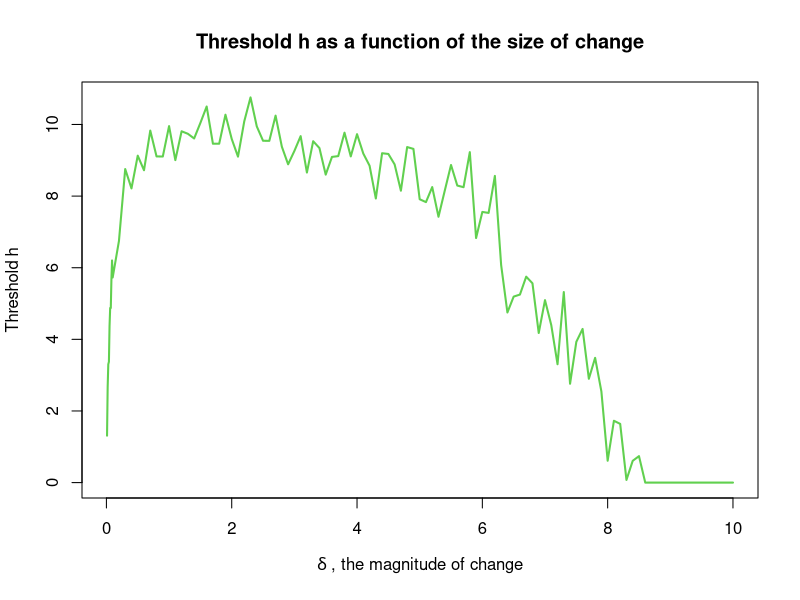

The R script that drew this image: (Note: this script raises an error after producing the figure.)
### Compare probabilities and thresholds using
### (a) Simulations of CUSUM, we get approximate LHS. 
### (b) Recursive formula for EexpW, we get exact RHS.
### Normal(0,1) changes to Normal(mu,1), known parameters 
### [equivalent to any Normal to any Normal]

N = c(5000,1000,500,100); alpha = 0.05;    # Sample size and level of significance
NrunsH = 50;           # MC runs for simulations 
Delta = c(seq(0.01,0.09,0.01),seq(0.1,10,0.1));
NDelta = length(Delta); Wmax = numeric(NrunsH); NN=length(N);

### Function estimating the threshold h as the quantile from the null dist of Wmax
threshold = function(n,mu,alpha,nruns){
  # n = max sample size; mu = disturbed distribution mean. 
  # We are actually calculating the null distribution of the test statistic Wn
  for (run in 1:nruns){
   	 Z = rnorm(n, -mu^2/2, mu);      # Generate log-likelihood ratios
   	 S = cumsum(Z);   	             # Partial sums of z
   	 W = S-cummin(S);	           	   # Cusum process  
    Wmax[run] = max(W);
  } # end for-loop by run
  h = quantile(Wmax,1-alpha);         
  return(h);
  }  # End of function "threshold"

Threshold = numeric(NDelta);

for (k in 1:NN){
  n = N[k];
  for (j in 1:NDelta){ mu = Delta[j];     
     Threshold[j] = threshold(n,mu,alpha,NrunsH);
           }  # end of j-loop
  if (k == 1){  legend.text=paste("n =",n);
    plot(Delta, Threshold, type="l", lwd=2, col=k+2, xlab=expression(delta ~ ", the magnitude of change"),
    ylab=expression("Threshold" ~ h), main="Threshold h as a function of the size of change")
             } else { legend.text = c(legend.text,paste("n =",n));
  lines(MU, Threshold, lwd=2, col=k+2) }; # end of if
                 } # end of k-loop
legend(7.5, 10, legend.text, col=3:(NN+2), lwd=2, cex=0.6, seg.len=5);